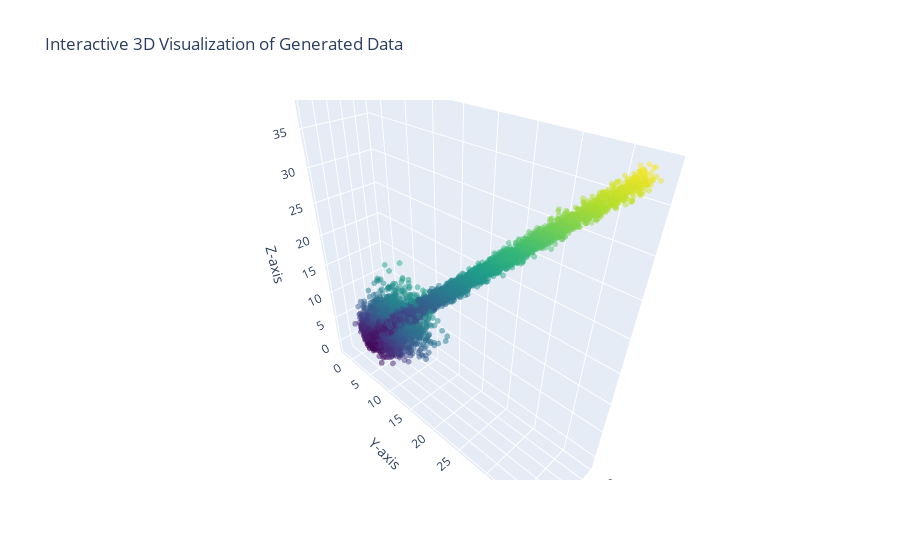

This figure's notebook cell:
### Code cell
import numpy as np
import pandas as pd
import plotly.graph_objects as go

# Define the function with reflection across x = 4
def f(x):
    """Function that starts high, decreases to a minimum, and slightly increases at high x."""
    a, b, c = 1, -4, 5  # Quadratic coefficients
    x_mirrored = 8 - x  # Reflect x across x = 4
    y = a * x_mirrored**2 + b * x_mirrored + c  # Apply quadratic formula

    # Smoothly increasing noise function for x > 6
    base_noise = 0.5
    extra_noise = 2 * ((x - 6) / 4) if x > 6 else 0  # Gradual increase from x = 6 to 10
    noise = np.random.normal(0, base_noise + extra_noise)

    return y + noise

# Generate 10,000 instances of data
np.random.seed(42)
x_values = np.random.uniform(0, 10, 10000)
y_values = np.array([f(x) for x in x_values])
z_values = np.array([f(x) for x in x_values])

# Create an interactive 3D scatter plot
fig = go.Figure(data=[go.Scatter3d(
    x=x_values,
    y=y_values,
    z=z_values,
    mode='markers',
    marker=dict(size=2, opacity=0.5, color=z_values, colorscale='Viridis')
)])

# Add axis labels and title
fig.update_layout(
    title="Interactive 3D Visualization of Generated Data",
    scene=dict(
        xaxis_title="X-axis",
        yaxis_title="Y-axis",
        zaxis_title="Z-axis"
    )
)

# Show interactive plot
fig.show()

### Figure 1 — Plotly figure (JSON) as saved in the notebook; plotly's stock layout.template omitted (floating-point values rounded to 4 significant figures; data arrays with more than 128 entries replaced by an {"elided": "..."} marker saying what was removed)
{"data": [{"marker": {"color": {"elided": "10000 float values"}, "colorscale": [[0, "#440154"], [0.1111, "#482878"], [0.2222, "#3e4989"], [0.3333, "#31688e"], [0.4444, "#26828e"], [0.5556, "#1f9e89"], [0.6667, "#35b779"], [0.7778, "#6ece58"], [0.8889, "#b5de2b"], [1, "#fde725"]], "opacity": 0.5, "size": 2}, "mode": "markers", "type": "scatter3d", "x": {"elided": "10000 float values"}, "y": {"elided": "10000 float values"}, "z": {"elided": "10000 float values"}}], "layout": {"scene": {"xaxis": {"title": {"text": "X-axis"}}, "yaxis": {"title": {"text": "Y-axis"}}, "zaxis": {"title": {"text": "Z-axis"}}}, "title": {"text": "Interactive 3D Visualization of Generated Data"}}}
